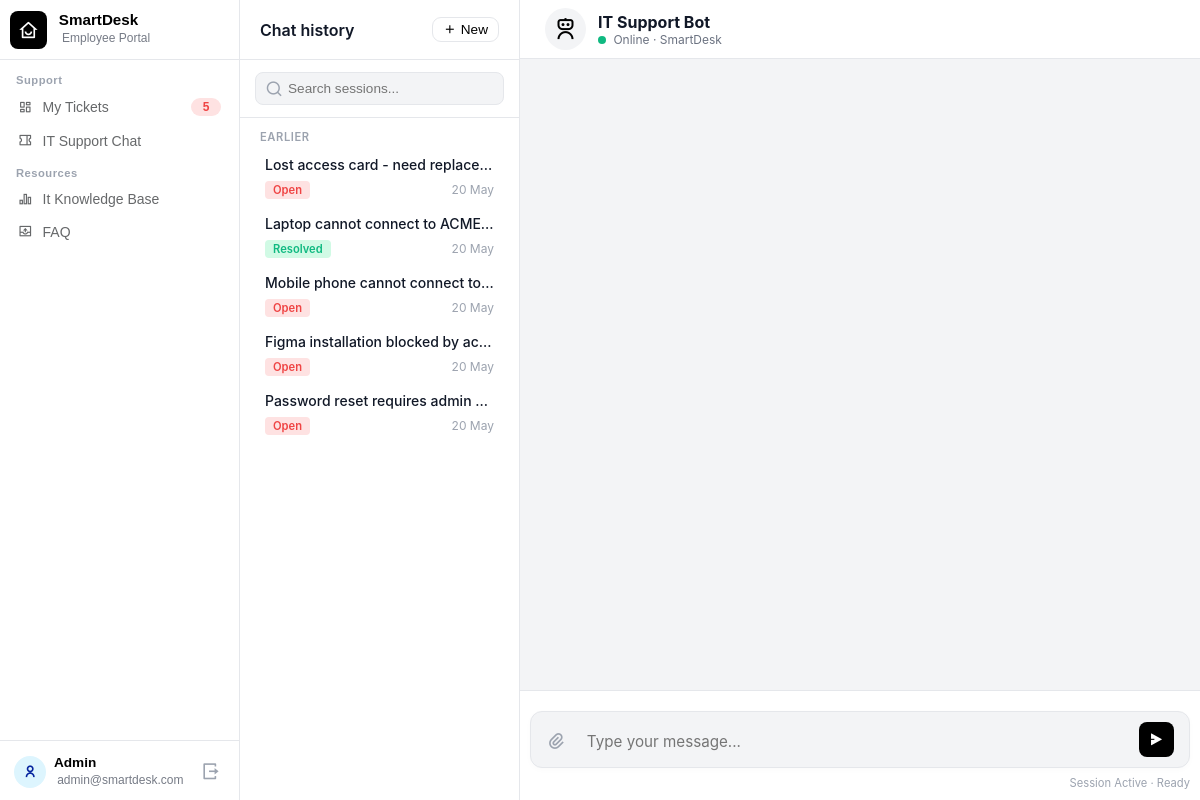
Page /chat-bot (signed in) on the committed database.
### main.py (models this page shows)
class Ticket(db.Model):
    id = db.Column(db.Integer, primary_key=True)
    email = db.Column(db.String(100), nullable=False)
    title = db.Column(db.String(200), nullable=False)
    description = db.Column(db.Text, nullable=False)
    category = db.Column(db.String(50), nullable=False)
    priority = db.Column(db.String(20), nullable=False)
    status = db.Column(db.String(20), nullable=False, default='Open')
    created_at = db.Column(db.DateTime, default=datetime.now)
    proceeding_started = db.Column(db.DateTime, nullable=True)
    resolved_at = db.Column(db.DateTime, nullable=True)
    session_id = db.Column(db.String(100), nullable=True)

### main.py (the view)
@app.route('/chat-bot')
def render_chatbot():
    if 'email' not in session:
        return redirect(url_for('employee_login'))
    user_email = session['email']
    my_tickets = Ticket.query.filter_by(email=user_email).order_by(Ticket.created_at.desc()).all()
    today = date.today()
    yesterday = today - timedelta(days=1)
    tickets_today = []
    tickets_yesterday = []
    tickets_earlier = []
    for ticket in my_tickets:
        ticket_date = ticket.created_at.date()
        if ticket_date == today:
            tickets_today.append(ticket)
        elif ticket_date == yesterday:
            tickets_yesterday.append(ticket)
        else:
            tickets_earlier.append(ticket)
    db_categories = Category.query.all()
    return render_template(
        'ChatBot.html',
        tickets=my_tickets,
        tickets_today=tickets_today,
        tickets_yesterday=tickets_yesterday,
        tickets_earlier=tickets_earlier,
        categories=db_categories
    )

### templates/ChatBot.html (shortened to what this page needs)
{% extends "EmployeeSideBase.html" %}
{% block extra_css %}
<link rel="stylesheet" href="{{ url_for('static', filename='css/ChatBot.css') }}">
{% endblock %}
{% block content %}
<div class="chat-page-container">
    <aside class="history-sidebar">
        <div class="history-header">
            <h3>Chat history</h3>
            <button class="btn-new-chat" id="new-chat-btn"><i class="ri-add-line"></i> New</button>
        </div>
        <div class="history-search">
            <input type="text" placeholder="Search sessions...">
        </div>
        <div class="history-scroll-area">
            {% if tickets_earlier %}
            <div class="history-group">
                <span class="history-label">EARLIER</span>
                {% for ticket in tickets_earlier %}
                <div class="history-item hover-shade" data-session-id="{{ ticket.session_id }}">
                    <p class="history-title">{{ ticket.title }}</p>
                    <div class="history-meta">
                        <span class="status-badge
                            {% if ticket.status == 'Open' %}s-open
                            {% elif ticket.status == 'In Progress' %}s-in-progress
                            {% else %}s-resolved{% endif %}">
                            {{ ticket.status }}
                        </span>
                        <span class="history-time">{{ ticket.created_at.strftime('%d %b') }}</span>
                    </div>
                </div>
                {% endfor %}
            </div>
            {% endif %}
        </div>
    </aside>
    <main class="chat-main-wrapper">
        <div class="chat-header">
            <div class="bot-info">
                <i class="ri-robot-3-line"></i>
                <div class="top-header">
                    <h2>IT Support Bot</h2>
                    <p><span class="status-dot"></span> Online · SmartDesk</p>
                </div>
            </div>
        </div>
        <div class="chat-box" id="chat-box">
            </div>
        <div class="chat-input-wrapper">
            <div class="chat-input-container">
                <i class="ri-attachment-2"></i>
                <textarea id="user-input" rows="1" placeholder="Type your message..."></textarea>
                <button id="send-btn"><i class="ri-send-plane-2-fill"></i></button>
            </div>
            <div class="chat-session-info">
                <span>Session Active · Ready</span>
            </div>
        </div>
    </main>
</div>
{% endblock %}

### static/css/EmployeeSideBase.css (style rules this page uses)
body { margin: 0; font-family: 'Inter', system-ui, -apple-system, BlinkMacSystemFont, "Segoe UI", Roboto, sans-serif; }

### static/css/ChatBot.css (style rules this page uses)
* { box-sizing: border-box; margin: 0; padding: 0; }
.chat-page-container { display: flex; height: 100vh; width: 100%; overflow: hidden; }
.history-sidebar { width: 280px; background-color: white; border-right: 1px solid #e5e7eb; display: flex; flex-direction: column; }
.history-header { padding: 12px 20px; display: flex; justify-content: space-between; align-items: center; border-bottom: 1px solid #e5e7eb; height: 60px; box-sizing: border-box; }
.history-header h3 { font-size: 1rem; font-weight: 600; color: #111827; margin: 0; }
.btn-new-chat { padding: 4px 10px; border-radius: 9px; border: 1px solid #e5e7eb; background: white; cursor: pointer; font-size: 0.85rem; }
.history-search { padding: 12px 15px; border-bottom: 1px solid #e5e7eb; position: relative; box-sizing: border-box; }
.history-search input { width: 100%; box-sizing: border-box; background-color: #f3f4f6; border: 1px solid #e5e7eb; border-radius: 8px; padding: 8px 12px 8px 32px; font-size: 0.85rem; outline: none; }
.history-label { display: block; font-size: 0.7rem; font-weight: 600; color: #9ca3af; padding: 12px 15px 4px 15px; text-transform: uppercase; letter-spacing: 0.05em; margin: 0; }
.status-badge { padding: 2px 8px; border-radius: 4px; font-size: 0.7rem; font-weight: 600; margin-top: 4px; margin-bottom: 2px; }
.s-open { background-color: #fee2e2; color: #ef4444; }
.s-resolved { background-color: #d1fae5; color: #10b981; }
.history-scroll-area { flex: 1; overflow-y: auto; padding: 0 5px; }
.hover-shade { padding: 6px 12px; border-radius: 8px; transition: background-color 0.1s ease; background-color: transparent; }
.history-item { margin: 2px 8px; cursor: pointer; display: flex; flex-direction: column; }
.history-title { font-size: 0.875rem; font-weight: 500; color: #111827; white-space: nowrap; overflow: hidden; text-overflow: ellipsis; margin: 0 0 4px 0; }
.history-meta { display: flex; align-items: center; justify-content: space-between; }
.history-time { font-size: 0.75rem; color: #9ca3af; }
.chat-main-wrapper { flex: 1; display: flex; flex-direction: column; background-color: #2b5399; }
.chat-header { padding: 8px 25px; border-bottom: 1px solid #e5e7eb; background-color: white; }
.bot-info { display: flex; align-items: center; gap: 12px; }
.bot-info i { font-size: 24px; background: #f3f4f6; padding: 8px; border-radius: 50%; }
.bot-info h2 { margin: 0; font-size: 1rem; color: #111827; }
.bot-info p { margin: 0; font-size: 0.75rem; color: #6b7280; }
.status-dot { height: 8px; width: 8px; background-color: #10b981; border-radius: 50%; display: inline-block; margin-right: 4px; }
#chat-box { flex: 1; overflow-y: auto; padding: 20px 40px; display: flex; flex-direction: column; gap: 16px; background-color: #f3f4f6; }
.chat-input-wrapper { padding: 20px 10px 10px 10px; background-color: white; border-top: 1px solid #e5e7eb; }
.chat-input-container { display: flex; align-items: flex-end; gap: 12px; background: #f3f4f6; border: 1px solid #e5e7eb; padding: 10px 15px; border-radius: 12px; max-width: 950px; margin: 0 auto; box-shadow: 0 2px 6px rgba(0,0,0,0.02); }
.chat-input-container i.ri-attachment-2 { color: #9ca3af; font-size: 20px; cursor: pointer; padding-bottom: 5px; }
.chat-input-container textarea { flex: 1; border: none; background: transparent; padding: 5px 8px; outline: none; font-size: 0.95rem; font-family: inherit; resize: none; max-height: 150px; overflow-y: hidden; line-height: 1.4; }
#send-btn { background: #000; color: white; border: none; width: 35px; height: 35px; border-radius: 8px; display: flex; align-items: center; justify-content: center; cursor: pointer; transition: transform 0.2s; flex-shrink: 0; }
.chat-session-info { text-align: right; max-width: 900px; margin: 8px auto 0 auto; font-size: 0.7rem; color: #9ca3af; }

### rows in the picture
Ticket: title "Lost access card - need replace…", status "Open", created_at "20 May"
Ticket: title "Laptop cannot connect to ACME…", status "Resolved", created_at "20 May"
Ticket: title "Mobile phone cannot connect to…", status "Open", created_at "20 May"
Ticket: title "Figma installation blocked by ac…", status "Open", created_at "20 May"
Ticket: title "Password reset requires admin…", status "Open", created_at "20 May"

### other values in the picture
{{ tickets | length if tickets else 0 }} "5"
{{ session['email'].split('@')[0] | capitalize }} "Admin"
{{ session['email'] }} "admin@smartdesk.com"
